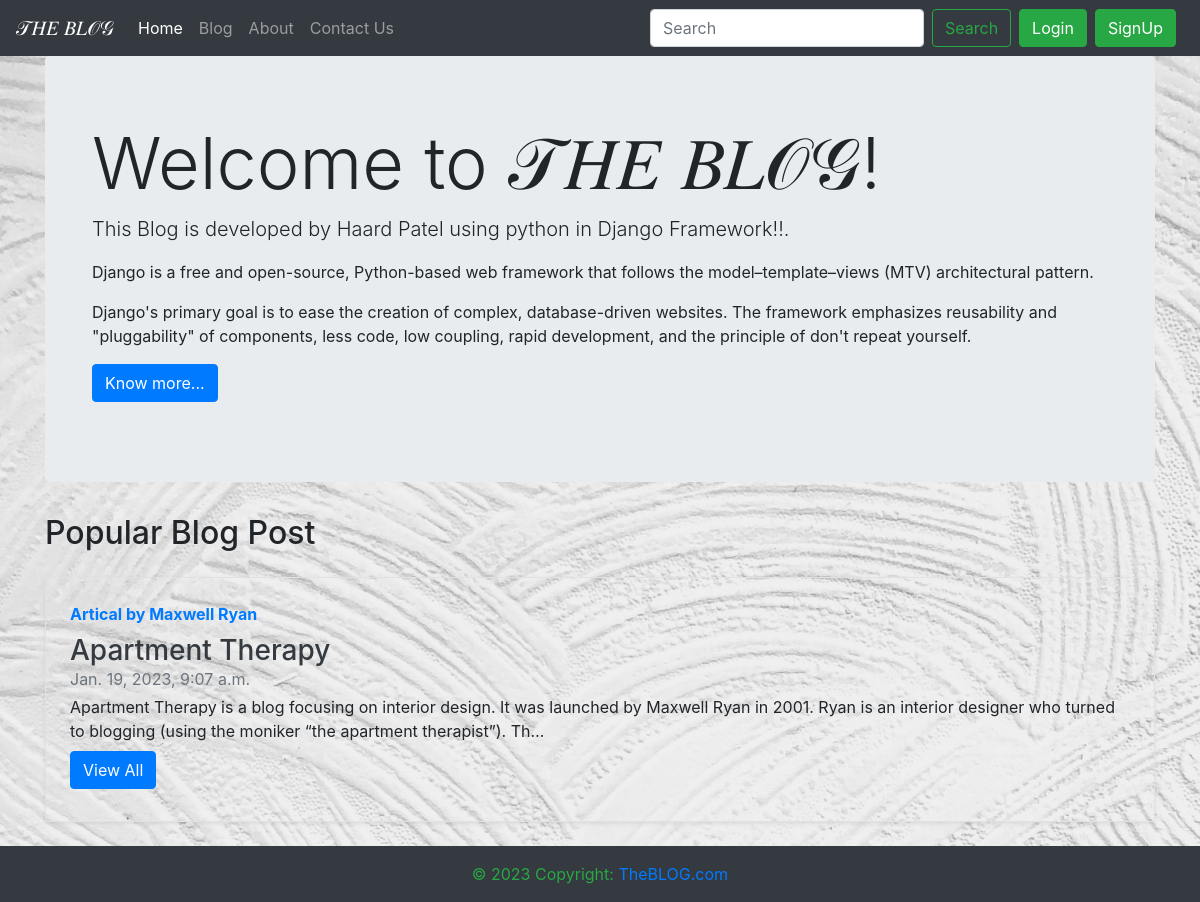
The page / on the database its author committed.
### blogApp/models.py (models this page shows, shortened)
class Post(models.Model):
    sno = models.AutoField(primary_key=True)
    title = models.CharField(max_length=255)
    author = models.CharField(max_length=14)
    views= models.IntegerField(default=0)
    slug = models.CharField(max_length=130)
    timeStamp = models.DateTimeField(blank=True)
    content = models.TextField()

### home/views.py (the view)
# urls.py: 2. Add a URL to urlpatterns:  path('', views.home, name='home')
def home(request):
    popularPosts = Post.objects.all()[:1].get()
    context = {'popularPosts': popularPosts}
    return render(request, 'home/home.html', context)

### templates/home/home.html (shortened to what this page needs)
{% extends 'base.html' %}
{% block homeactive %} active {% endblock homeactive %}
{% block body %}
<div class="container">
    <div class="jumbotron">
        <div class="container">
            <h3 class="display-3">Welcome to 𝒯𝐻𝐸 𝐵𝐿𝒪𝒢!</h3>
                <p class="lead">This Blog is developed by Haard Patel using python in Django Framework!!.</p>
                <p>Django is a free and open-source, Python-based web framework that follows the model–template–views (MTV) architectural pattern.</p>
                <p> Django's primary goal is to ease the creation of complex, database-driven websites. The framework emphasizes reusability and "pluggability" of components, less code, low coupling, rapid development, and the principle of don't repeat yourself.</p>
                <p> <button class="btn btn-primary" type="button" data-toggle="collapse" data-target="#collapseExample" aria-expanded="false" aria-controls="collapseExample">Know more...</button></p>
        </div>
    </div>
</div>
<div class="container">
    <h2>Popular Blog Post</h2>
    <div class="row no-gutters border rounded overflow-hidden flex-md-row mb-4 shadow-sm h-md-250 my-4 position-relative ">
        <div class="col p-4 d-flex flex-column position-static">
            <strong class="d-inline-block mb-2 text-primary">Artical by {{popularPosts.author}}</strong>
            <h3 class="mb-0"> <a class="text-dark" href="/blog"> {{popularPosts.title}} </a> </h3>
            <div class="mb-1 text-muted">{{popularPosts.timeStamp}}</div>
            <p class="card-text mb-auto"> {{popularPosts.content| truncatechars:200}} </p>
            <div class="my-2">
                <a href="/blog" role="button" class="btn btn-primary">View All</a>
            </div>
        </div>
    </div>
</div>
{% endblock body %}

### rows shown on the page
Post: author "Maxwell Ryan", title "Apartment Therapy", timeStamp "Jan. 19, 2023, 9:07 a.m.", content "Apartment Therapy is a blog focusing on interior design. It was launched by Maxwell Ryan in 2001. Ryan is an interior designer who turned to blogging (using the moniker “the apartment therapist”). Th…"
